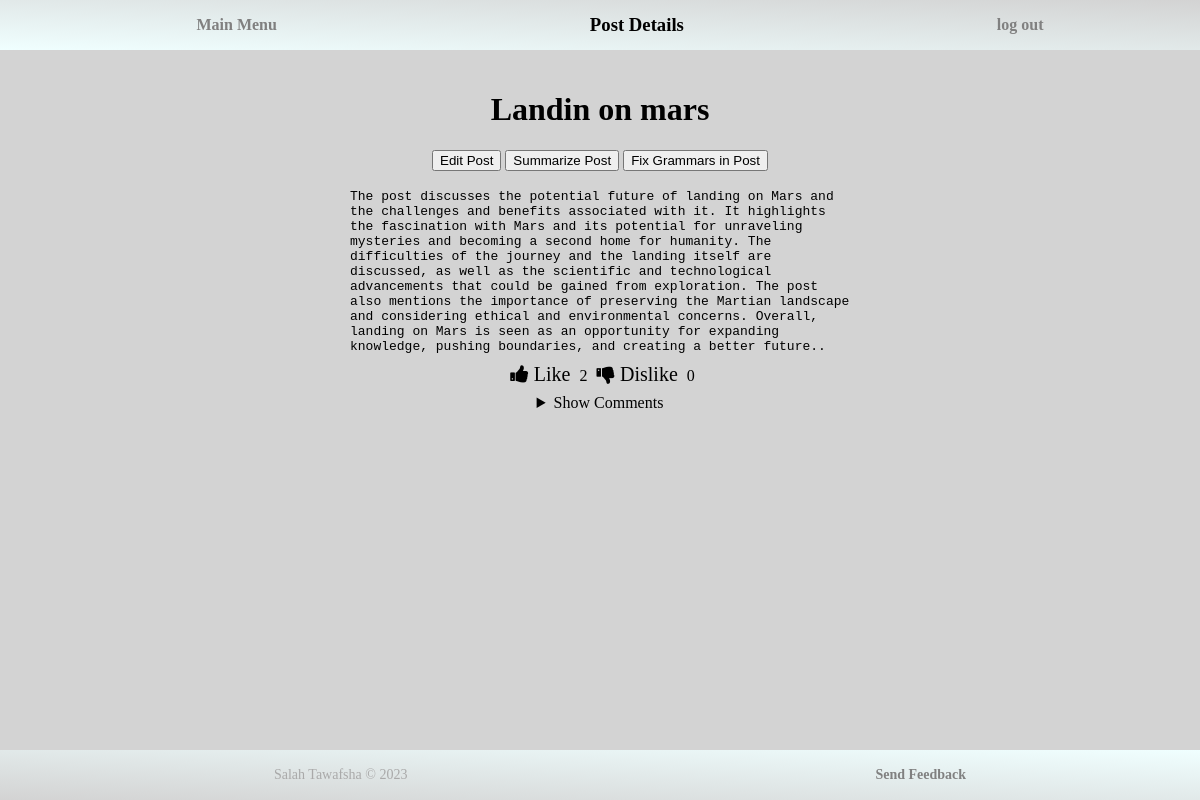
Screenshot of /posts/post-details/landin-on-mars-804785604-591898708/ (signed in) with the database file from the repository.
### posts/models.py (models this page shows, shortened)
class Post(models.Model):
    STATUS_CHOICES = (
        ("D", "Draft"),
        ("P", "Published"),
    )
    objects = models.Manager()
    published_objects = PublishedPostManager()
    all_objects = DraftManager()
    title = models.CharField("Post Title", max_length=100)
    slug = models.SlugField(unique=True, blank=False, null=False)
    author = models.ForeignKey(User, on_delete=models.CASCADE)
    body = models.TextField("Post body", max_length=5000)
    publish = models.DateTimeField("Data of publish", default=timezone.now)
    created = models.DateTimeField("Data of create", auto_now_add=True)
    updated = models.DateTimeField("Data of last update", auto_now=True)
    status = models.CharField(default="P",
                              max_length=10,
                              choices=STATUS_CHOICES)

### posts/views.py (the view, shortened to what this page needs)
# urls.py: path("post-details/<slug:slug>/", views.post_details, name="post_details"),
def post_details(request, slug):
    try:
        post = get_object_or_404(Post, slug=slug)
        if request.GET.get("summary"):
            post.body = GPT.summarize_post(post.body)
        if request.GET.get("grammar"):
            post.body = GPT.fix_grammar(post.body)
        if request.user.is_authenticated:
            user = request.user
            try:
                notification = CreatePostNotification.objects.get(post=post, user=user)
                notification.delete()
            except CreatePostNotification.DoesNotExist:
                pass
            if post.author != user and not user.usertracking.is_can_read_post():
                return redirect("index")
            if request.GET.get("edit") and post.author == request.user and not post.author.usertracking.is_blocked():
                form = PostForm(initial={"title": post.title, "body": post.body})
                return render(request, "posts/postDetail.html", {"post": post, 'form': form, "edit": True})
            if post.author != user:
                user.usertracking.increment_read_posts(post)
            form = AddCommentForm(initial={"name": user.username, "email": user.email})
            form.fields["name"].widget = forms.HiddenInput()
            form.fields["email"].widget = forms.HiddenInput()
        else:
            form = AddCommentForm()
        context = {"post": post, "form": form}
        if request.user.is_authenticated and request.user != post.author:
            context["current_viewing_number"] = ordinal(request.user.usertracking.day_read_posts_num)
            context[
                "remaining_viewing_number"] = (
                    MAX_ALLOWED_READ_POSTS_IN_DAY - request.user.usertracking.day_read_posts_num)
        return render(request, "posts/postDetail.html", context)
    except OperationalError:
        return render(request, "database_error.html")

### posts/templates/posts/postDetail.html (shortened to what this page needs)
{% extends "posts/base_site.html" %}
{% block header_title %}Post Details{% endblock %}
{% block main %}
    {% if not edit %}
        <h1>{{ post.title }}</h1>
        {% if request.user.is_authenticated and post.author == request.user %}
            <button onclick="location.href='/posts/post-details/{{ post.slug }}?edit=1'">Edit Post</button>
        {% else %}
            <h5>By: {{ post.author }}</h5>
            <pre style="text-align: center">{{ post.author.subscribed_users.count }} Subscriber</pre>
            <br>
        {% endif %}
        <button onclick="location.href='/posts/post-details/{{ post.slug }}?edit=1&summary=1'">Summarize Post</button>
        <button onclick="location.href='/posts/post-details/{{ post.slug }}?edit=1&grammar=1'">Fix Grammars in Post
        </button>
        <br><br>
        <pre id="post_body">{{ post.body }}</pre>
        {% if request.user.is_authenticated %}
            <form id="like-form" method="POST" action="{% url 'like_post' %}" style="display: inline">
                <i onclick="submitForm('like-form')" id="like" class="fa fa-thumbs-up"
                   style="font-size: 20px;margin: 10px 5px">
                    Like</i>
                <span style="display: inline">{{ post.users_liked.count }}</span>
            </form>
            <form id="dislike-form" method="POST" action="{% url 'dislike_post' %}" style="display: inline">
                <i onclick="submitForm('dislike-form')" id="dislike" class="fa fa-thumbs-down"
                   style="font-size: 20px;margin: 10px 5px"> Dislike</i>
                <span style="display: inline">{{ post.users_disliked.count }}</span>
            </form>
        {% endif %}
        <br>
        <details {% if expand_comment %}open{% endif %}>
            <summary>Show Comments</summary>
            {% for comment in post.comment_set.all %}
                <br>
            {% endfor %}
        </details>
    {% endif %}
{% endblock %}

### posts/static/posts/style.css (style rules this page uses)
html, body { margin: 0; height: 100%; width: 100%; background-color: lightgrey; }
*, *::before, *::after { box-sizing: border-box; }
body { display: flex; flex-direction: column; }
html { display: table; margin: auto; }
h1 { text-align: center; }
pre { margin: auto; max-width: 500px; overflow-x: auto; white-space: pre-wrap; word-wrap: break-word; text-align: left; }

### rows the page displays
Post: title "Landin on mars", body "The post discusses the potential future of landing on Mars and the challenges and benefits associated with it. It highlights the fascination with Mars and its potential for unraveling mysteries and becoming a second home for humanity. The difficulties of the journey and the landing itself are discussed, as well as the scientific and technological advancements that could be gained from exploration. The post also mentions the importance of preserving the Martian landscape and considering ethical and environmental concerns. Overall, landing on Mars is seen as an opportunity for expanding knowledge, pushing boundaries, and creating a better future..…", users_liked.count "2", users_disliked.count "0"
